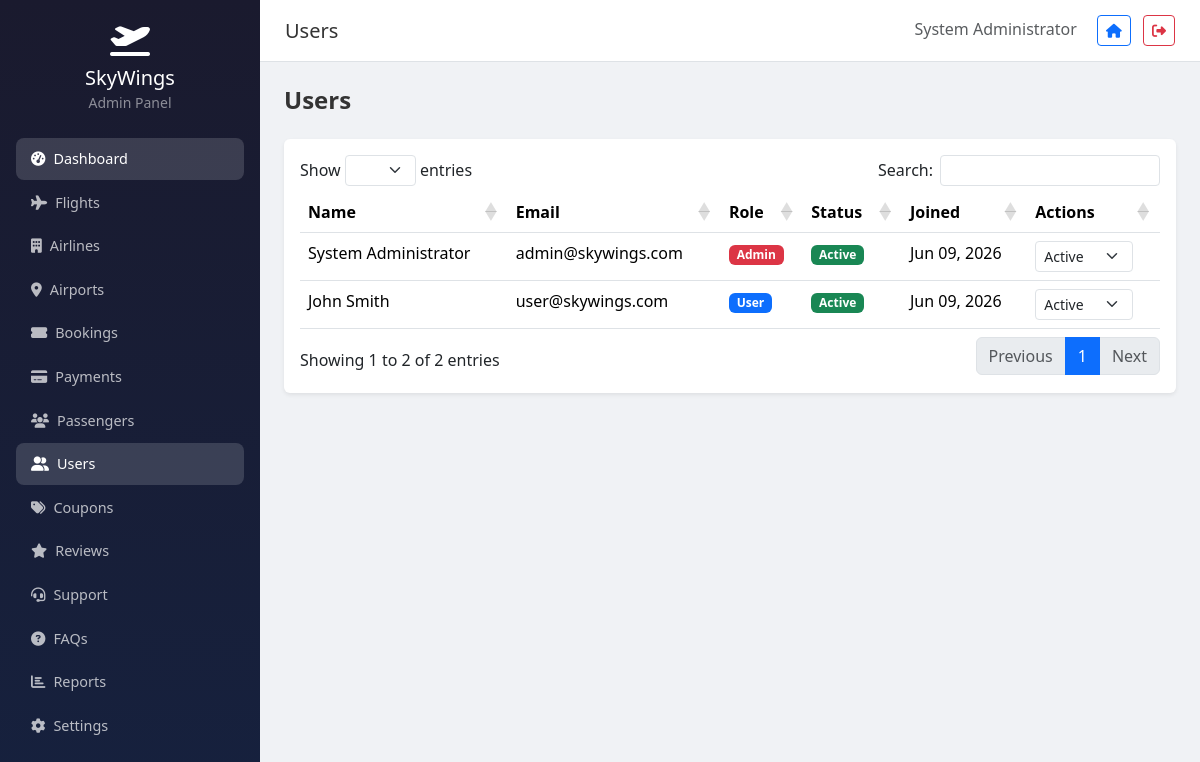
Page /admin/users (signed in) on the committed database.
### tables this page shows
CREATE TABLE IF NOT EXISTS `users` (
    `id` INT UNSIGNED AUTO_INCREMENT PRIMARY KEY,
    `full_name` VARCHAR(150) NOT NULL,
    `email` VARCHAR(191) NOT NULL UNIQUE,
    `phone` VARCHAR(30) DEFAULT NULL,
    `password` VARCHAR(255) NOT NULL,
    `avatar` VARCHAR(255) DEFAULT NULL,
    `role` ENUM('user','admin') NOT NULL DEFAULT 'user',
    `email_verified` TINYINT(1) NOT NULL DEFAULT 0,
    `verification_token` VARCHAR(64) DEFAULT NULL,
    `reset_token` VARCHAR(64) DEFAULT NULL,
    `reset_token_expires` DATETIME DEFAULT NULL,
    `remember_token` VARCHAR(64) DEFAULT NULL,
    `status` ENUM('active','inactive','banned') NOT NULL DEFAULT 'active',
    `last_login` DATETIME DEFAULT NULL,
    `created_at` DATETIME NOT NULL DEFAULT CURRENT_TIMESTAMP,
    `updated_at` DATETIME NOT NULL DEFAULT CURRENT_TIMESTAMP ON UPDATE CURRENT_TIMESTAMP,
    INDEX `idx_users_role` (`role`),
    INDEX `idx_users_status` (`status`)
);

### controllers/AdminController.php (called while the page is built, shortened)
<?php
class AdminController extends BaseController
{
    public function users(): void
    {
        $users = User::getAll();
        view('admin.users.index', compact('users'), 'admin');
    }
}

### index.php (called while the page is built)
<?php
require_once __DIR__ . '/includes/bootstrap.php';
$router = new Router();
$router->get('/', 'Home', 'index');
$router->get('/about', 'Home', 'about');
$router->post('/newsletter', 'Home', 'newsletter');
$router->get('/login', 'Auth', 'loginForm');
$router->post('/login', 'Auth', 'login');
$router->get('/register', 'Auth', 'registerForm');
$router->post('/register', 'Auth', 'register');
$router->get('/logout', 'Auth', 'logout');
$router->get('/verify-email/{token}', 'Auth', 'verifyEmail');
$router->get('/forgot-password', 'Auth', 'forgotForm');
$router->post('/forgot-password', 'Auth', 'forgot');
$router->get('/reset-password/{token}', 'Auth', 'resetForm');
$router->post('/reset-password/{token}', 'Auth', 'reset');
$router->get('/flights/search', 'Flight', 'search');
$router->get('/flights/{id}', 'Flight', 'details');
$router->get('/api/airports', 'Flight', 'airportSearch');
$router->get('/booking/create', 'Booking', 'create');
$router->post('/booking/store', 'Booking', 'store');
$router->get('/booking/review/{id}', 'Booking', 'review');
$router->post('/booking/confirm/{id}', 'Booking', 'confirm');
$router->post('/booking/cancel/{id}', 'Booking', 'cancel');
$router->post('/api/validate-coupon', 'Booking', 'validateCoupon');
$router->get('/payment/{id}', 'Payment', 'show');
$router->post('/payment/process', 'Payment', 'process');
$router->post('/admin/payments/approve/{id}', 'Payment', 'approve');
$router->get('/user/dashboard', 'User', 'dashboard');
$router->get('/user/bookings', 'User', 'bookings');
$router->get('/user/bookings/{id}', 'User', 'bookingDetail');
$router->get('/user/profile', 'User', 'profile');
$router->post('/user/profile', 'User', 'updateProfile');
$router->post('/user/change-password', 'User', 'changePassword');
$router->get('/user/notifications', 'User', 'notifications');
$router->get('/user/ticket/download/{id}', 'User', 'downloadTicket');
$router->post('/user/review', 'User', 'addReview');
$router->get('/user/support', 'User', 'support');
$router->post('/user/support', 'User', 'createTicket');
$router->get('/contact', 'Contact', 'index');
$router->post('/contact', 'Contact', 'submit');
$router->post('/contact/ticket', 'Contact', 'createTicket');
$router->get('/admin', 'Admin', 'dashboard');
$router->get('/admin/flights', 'Admin', 'flights');
$router->get('/admin/flights/create', 'Admin', 'flightCreate');
$router->post('/admin/flights/store', 'Admin', 'flightStore');
$router->get('/admin/flights/edit/{id}', 'Admin', 'flightEdit');
$router->post('/admin/flights/update/{id}', 'Admin', 'flightUpdate');
$router->post('/admin/flights/delete/{id}', 'Admin', 'flightDelete');
$router->get('/admin/airlines', 'Admin', 'airlines');
$router->post('/admin/airlines/store', 'Admin', 'airlineStore');
$router->post('/admin/airlines/update/{id}', 'Admin', 'airlineUpdate');
$router->post('/admin/airlines/delete/{id}', 'Admin', 'airlineDelete');
$router->get('/admin/airports', 'Admin', 'airports');
$router->post('/admin/airports/store', 'Admin', 'airportStore');
$router->post('/admin/airports/update/{id}', 'Admin', 'airportUpdate');
$router->post('/admin/airports/delete/{id}', 'Admin', 'airportDelete');
$router->get('/admin/bookings', 'Admin', 'bookings');
$router->post('/admin/bookings/status/{id}', 'Admin', 'bookingUpdateStatus');
$router->get('/admin/payments', 'Admin', 'payments');
$router->get('/admin/users', 'Admin', 'users');
$router->post('/admin/users/status/{id}', 'Admin', 'userUpdateStatus');
$router->get('/admin/coupons', 'Admin', 'coupons');
$router->post('/admin/coupons/store', 'Admin', 'couponStore');
$router->post('/admin/coupons/delete/{id}', 'Admin', 'couponDelete');
$router->get('/admin/reviews', 'Admin', 'reviews');
$router->post('/admin/reviews/update/{id}', 'Admin', 'reviewUpdate');
$router->get('/admin/support', 'Admin', 'support');
$router->post('/admin/support/reply/{id}', 'Admin', 'supportReply');
$router->get('/admin/faqs', 'Admin', 'faqs');
$router->post('/admin/faqs/store', 'Admin', 'faqStore');
$router->post('/admin/faqs/delete/{id}', 'Admin', 'faqDelete');
$router->get('/admin/reports', 'Admin', 'reports');
$router->post('/admin/reports/generate', 'Admin', 'generateReport');
$router->get('/admin/settings', 'Admin', 'settings');
$router->post('/admin/settings', 'Admin', 'settingsUpdate');
$router->get('/admin/passengers', 'Admin', 'passengers');
$router->dispatch();

### includes/bootstrap.php (called while the page is built, shortened)
<?php
require_once BASE_PATH . '/includes/Database.php';
require_once BASE_PATH . '/includes/Security.php';
require_once BASE_PATH . '/includes/helpers.php';
spl_autoload_register(function (string $class) {
    $paths = [
        BASE_PATH . '/models/' . $class . '.php',
        BASE_PATH . '/controllers/' . $class . '.php',
    ];
    foreach ($paths as $path) {
        if (file_exists($path)) {
            return;
        }
    }
});
require_once BASE_PATH . '/includes/Router.php';

### models/User.php (called while the page is built, shortened)
<?php
class User
{
    public static function getAll(int $page = 1, int $perPage = 15): array
    {
        $offset = ($page - 1) * $perPage;
        return Database::fetchAll(
            'SELECT * FROM users ORDER BY created_at DESC LIMIT ? OFFSET ?',
            [$perPage, $offset]
        );
    }
}

### config/database.php (called while the page is built)
<?php
return [
    'host' => getenv('DB_HOST') ?: 'localhost',
    'port' => getenv('DB_PORT') ?: '3306',
    'database' => getenv('DB_NAME') ?: 'skywings_flights',
    'username' => getenv('DB_USER') ?: 'root',
    'password' => getenv('DB_PASS') ?: '',
    'charset' => 'utf8mb4',
    'options' => [
        PDO::ATTR_ERRMODE => PDO::ERRMODE_EXCEPTION,
        PDO::ATTR_DEFAULT_FETCH_MODE => PDO::FETCH_ASSOC,
        PDO::ATTR_EMULATE_PREPARES => false,
    ],
];

### includes/Database.php (called while the page is built, shortened)
<?php
class Database
{
    private static ?PDO $instance = null;
    public static function getInstance(): PDO
    {
        if (self::$instance === null) {
            $config = require BASE_PATH . '/config/database.php';
            $dsn = sprintf(
                'mysql:host=%s;port=%s;dbname=%s;charset=%s',
                $config['host'],
                $config['port'],
                $config['database'],
                $config['charset']
            );
            self::$instance = new PDO($dsn, $config['username'], $config['password'], $config['options']);
        }
        return self::$instance;
    }
    public static function query(string $sql, array $params = []): PDOStatement
    {
        $stmt = self::getInstance()->prepare($sql);
        $stmt->execute($params);
        return $stmt;
    }
    public static function fetchAll(string $sql, array $params = []): array
    {
        return self::query($sql, $params)->fetchAll();
    }
}

### includes/Security.php (called while the page is built, shortened)
<?php
class Security
{
    public static function escape(?string $value): string
    {
        return htmlspecialchars($value ?? '', ENT_QUOTES, 'UTF-8');
    }
}

### config/app.php (called while the page is built)
<?php
return [
    'name' => 'SkyWings',
    'tagline' => 'Your Journey Begins Here',
    'url' => getenv('APP_URL') ?: 'http://localhost',
    'timezone' => 'UTC',
    'debug' => filter_var(getenv('APP_DEBUG') ?: false, FILTER_VALIDATE_BOOLEAN),
    'version' => '1.0.0',
    'session' => [
        'name' => 'SKYWINGS_SESSION',
        'lifetime' => 7200,
        'secure' => false,
        'httponly' => true,
        'samesite' => 'Lax',
    ],
    'upload' => [
        'max_size' => 2097152,
        'allowed_images' => ['jpg', 'jpeg', 'png', 'gif', 'webp'],
        'airlines_path' => 'uploads/airlines/',
        'avatars_path' => 'uploads/avatars/',
        'tickets_path' => 'uploads/tickets/',
    ],
    'pagination' => [
        'per_page' => 10,
        'admin_per_page' => 15,
    ],
    'rate_limit' => [
        'login' => ['max' => 5, 'window' => 900],
        'register' => ['max' => 3, 'window' => 3600],
        'contact' => ['max' => 5, 'window' => 3600],
    ],
    'booking' => [
        'reference_prefix' => 'SW',
        'ticket_prefix' => 'TKT',
    ],
];

### views/admin/users/index.php (the view, shortened to what this page needs)
<h4 class="fw-bold mb-4">Users</h4>
<div class="card border-0 shadow-sm">
    <div class="card-body">
        <table class="table table-hover data-table">
            <thead><tr><th>Name</th><th>Email</th><th>Role</th><th>Status</th><th>Joined</th><th>Actions</th></tr></thead>
            <tbody>
                <?php foreach ($users as $u): ?>
                <tr>
                    <td><?= e($u['full_name']) ?></td>
                    <td><?= e($u['email']) ?></td>
                    <td><span class="badge bg-<?= $u['role'] === 'admin' ? 'danger' : 'primary' ?>"><?= ucfirst($u['role']) ?></span></td>
                    <td><span class="badge bg-<?= $u['status'] === 'active' ? 'success' : 'secondary' ?>"><?= ucfirst($u['status']) ?></span></td>
                    <td><?= formatDate($u['created_at']) ?></td>
                    <td>
                        <form method="POST" action="<?= url('admin/users/status/' . $u['id']) ?>" class="d-inline"><?= Security::csrfField() ?>
                            <select name="status" class="form-select form-select-sm d-inline-block w-auto" onchange="this.form.submit()">
                                <?php foreach (['active','inactive','banned'] as $s): ?><option value="<?= $s ?>" <?= $u['status'] === $s ? 'selected' : '' ?>><?= ucfirst($s) ?></option><?php endforeach; ?>
                            </select>
                        </form>
                    </td>
                </tr>
                <?php endforeach; ?>
            </tbody>
        </table>
    </div>
</div>

### includes/Router.php (shortened to what this page needs)
<?php
class Router
{
    private array $routes = [];
    private function addRoute(string $method, string $path, string $controller, string $action): void
    {
        $this->routes[] = compact('method', 'path', 'controller', 'action');
    }
    public function dispatch(): void
    {
        $method = $_SERVER['REQUEST_METHOD'];
        $uri = parse_url($_SERVER['REQUEST_URI'], PHP_URL_PATH);
        $uri = '/' . trim($uri, '/');
        foreach ($this->routes as $route) {
            $pattern = $this->convertToRegex($route['path']);
            if ($route['method'] === $method && preg_match($pattern, $uri, $matches)) {
                array_shift($matches);
                $this->callController($route['controller'], $route['action'], $matches);
                return;
            }
        }
    }
    private function convertToRegex(string $path): string
    {
        $pattern = preg_replace('/\{([a-zA-Z_]+)\}/', '([^/]+)', $path);
        return '#^' . $pattern . '$#';
    }
    private function callController(string $controller, string $action, array $params = []): void
    {
        $instance = new $class();
        call_user_func_array([$instance, $action], $params);
    }
}

### assets/css/style.css (style rules this page uses)
:root { --primary: #0d6efd; --primary-dark: #0a58ca; --gradient: linear-gradient(135deg, #0d6efd 0%, #0dcaf0 100%); }
body { font-family: 'Segoe UI', system-ui, -apple-system, sans-serif; color: #333; }

### rows in the picture
users: full_name "System Administrator", email "admin@skywings.com", role "Admin", status "Active", created_at "Jun 09, 2026"
users: full_name "John Smith", email "user@skywings.com", role "User", status "Active", created_at "Jun 09, 2026"
